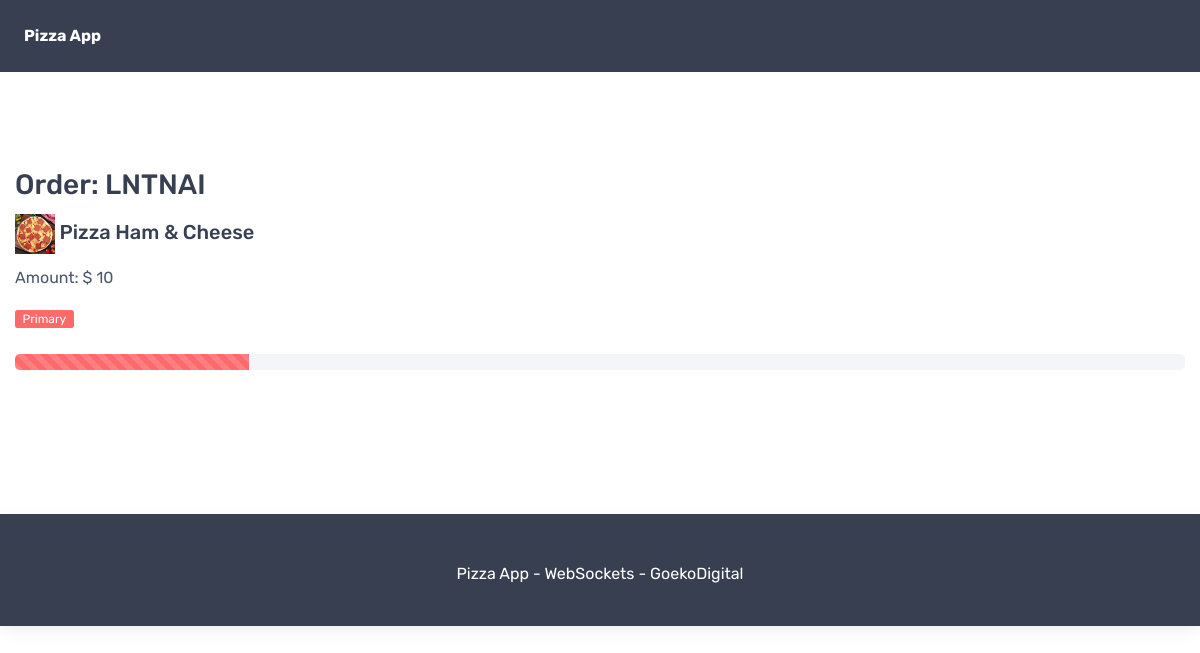
The page /LNTNAI/ on the database its author committed.
### app/models.py (models this page shows, shortened)
class Order(models.Model):
    pizza = models.ForeignKey(Pizza, on_delete=models.CASCADE)
    user = models.ForeignKey(User, on_delete=models.CASCADE)
    code = models.CharField(max_length=100, blank=True)
    amount = models.IntegerField(default=100)
    status = models.PositiveSmallIntegerField(choices=ORDER_STATUSES, default=ORDER_STATUS_RECEIVED)
    date = models.DateTimeField(auto_now_add=True)
    class Meta:
        verbose_name = 'Order'
        verbose_name_plural = 'Orders'

class Pizza(models.Model):
    name = models.CharField(max_length=100)
    price = models.IntegerField(default=100)
    image = models.CharField(max_length=100)
    def __str__(self):
        return self.name
    class Meta:
        verbose_name = 'Pizza'
        verbose_name_plural = 'Pizzas'

### app/views.py (the view)
# urls.py: path('<code>/', order, name='order')
def order(request, code):
    try:
        order = Order.objects.get(code=code)
        return render(request, 'order.html', {'order': order})
    except Order.DoesNotExist:
        return redirect('/')

### templates/order.html (shortened to what this page needs)
{% extends "base.html" %}
{% load static %}
{% block start %}
    <div class="container mt-5 pt-5">
        <h3>Order: {{ order.code }}</h3>
        <h5>
            <img src="/static/img/{{ order.pizza.image }}" width="40" height="40"> {{ order.pizza }}
        </h5>
        <p>Amount: $ {{ order.amount }}</p>
        <span class="badge badge-primary" id="spanStatus">Primary</span>
        <div class="progress mt-4">
            <div class="progress-bar progress-bar-striped progress-bar-animated" role="progressbar" aria-valuenow="50" aria-valuemin="0" aria-valuemax="100" style="width: 20%"></div>
        </div>
    </div>
{% endblock %}

### rows shown on the page
Order: code "LNTNAI", pizza.image (picture), pizza "Pizza Ham & Cheese", amount "10"
